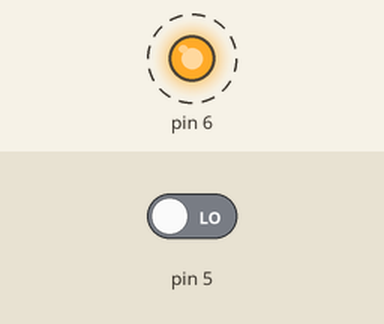
This sketch was run on a simulated Arduino Uno, built with avr-gcc and run on an emulated ATmega328P. On the bench: output pins drawn as LEDs (lit = HIGH). Dashed ring = blinking. The inputs (shaded band) are chosen by the test bench; at power-on: pin 5 LOW. What the sketch prints to the serial monitor is not drawn.

Above: at 0.2 s.
Timing chart, 0 to 3.0 s (numbered marks = the images above):
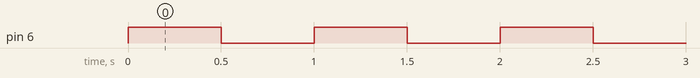

The sketch:

test_water_level_photo.ino
```cpp
// (licence header left out)
int Liquid_level=0;
bool status = false;
void setup() {
 Serial.begin(9600);
 pinMode(5,INPUT);
 pinMode(6, OUTPUT);
}

void loop() {
Liquid_level=digitalRead(5);
Serial.print("Liquid_level= ");Serial.println(Liquid_level,DEC);
digitalWrite(6, status==true?LOW:HIGH);
status=!status;
delay(500);
}
```

Measured:
- by itself, pin 6: alternates HIGH for 0.50 s and LOW for 0.50 s
